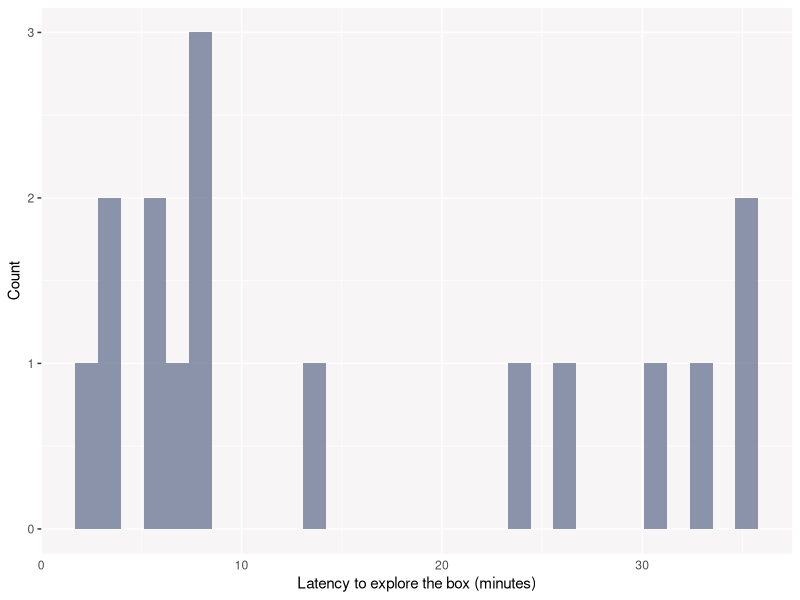
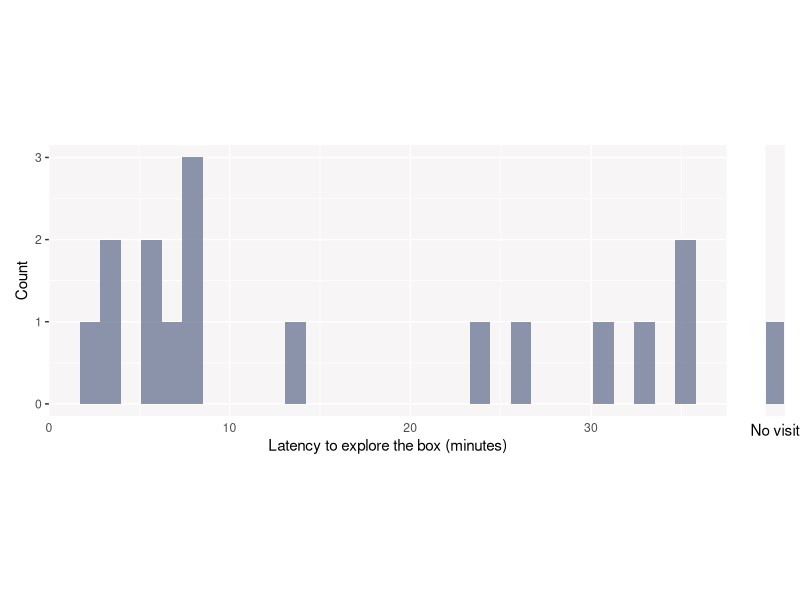

Here is the R script that generated these plots, in order:
# Packages
  library(dplyr)
  library(tidyr)
  library(tibble)
  library(lubridate)
  library(ggplot2)
  library(readr)
  library(data.table)
  library(patchwork)


## 1. DATA IMPORT AND MANIPULATION
# Import data
  df <- read_delim("20201008.CSV", ";", escape_double = FALSE, trim_ws = TRUE)

# 2. I create the 'lat.expl' function for 'Latency to explore'.
# From the raw data, it outputs all the individual full crossings.
   lat.expl <- function(df, pattern1, pattern2, initial_time){
  # Naming my columns
    names(df) <- c( "Identifier", "Date", "Time",
                  "Unit.number", "Antenna.number", "Transponder.type",
                  "Transponder.code", "Weight", "Input.status",
                  "Output.status", "Event", "GPS.coordinates")

  # Defining my variables
    df$Identifier <- as.integer(df$Identifier)
    df$Time <- as.character(df$Time) #this needs to be changed while reading the file
    df$Unit.number <- as.integer(df$Unit.number)
    df$Transponder.code <- as.character(df$Transponder.code)
    df$Actual_time <- dmy_hms(paste(df$Date,df$Time,sep=" "))

  # I make a new df with a subset of the variables of interest here
    new_dataset<-subset(df, select=c(Identifier, Actual_time, Unit.number, Transponder.code))
    names(new_dataset) <- c("Identifier", "time", "antenna", "id")

  # I split my dataframe into a list of dataframes (one object per individual)
   df_list <- split(new_dataset, f = new_dataset$id)




  ## 2.1 REMOVE THE REPEATED READS
  # For each individual, I reduce the input vector (e.g., 1, 1, 1, 2, 2, 3) in a
  # way that one read is kept per sequence of identical numbers (e.g., 1, 2, 3).

  # I define 'df_list_red' which is basically 'df_list' except that the input vector
  # is replaced by the output vector.
    df_list_red <- list()
    nb_ind <- length(df_list)

  # I obtain the output vectors and the associated time and Identifier
    for (i in 1:nb_ind) {
      changes          <- which(df_list[[i]]$antenna!= lag(df_list[[i]]$antenna))
      antenna             <- c(df_list[[i]]$antenna[1], df_list[[i]]$antenna[changes])
      time             <- c(df_list[[i]]$time[1], df_list[[i]]$time[changes])
      id               <- c(df_list[[i]]$id[1], df_list[[i]]$id[changes])
      Identifier       <- c(df_list[[i]]$Identifier[1], df_list[[i]]$Identifier[changes])
      df_list_red[[i]] <- data.frame(antenna, time, id)
    }

  # I bind the rows of the list (i.e. make it a dataframe, as it initially was)
    df2 <- bind_rows(df_list_red)
    df2 <- as_tibble(df2)
  # df2 is basically the initial 'new_dataset' but the repeated reads
  # have been eliminated only to keep the first one.




  ## 2.2 IDENTIFY WHEN INDIVIDUALS CROSS THE BOX ENTIRELY
  # I stole the next piece of code from someone way smarter than me (see R Stack Overflow 41130912).
  # First, I keep reads when individuals go through the box the following way: 11 -> 12 -> 13 -> 14
    len_pattern = length(pattern1)
    df_abcd <- df2 %>% arrange(id, time) %>% group_by(id) %>%
    # check multiple lags condition
    mutate(ab = Reduce("&", Map("==", shift(antenna, n = 0:(len_pattern - 1), type = "lead"), pattern1)),
    g = cumsum(ab)) %>%
    # use reduce or to subset sequence rows having the same length as the pattern
    filter(Reduce("|", shift(ab, n = 0:(len_pattern - 1), type = "lag"))) %>%
    # make unique names
    group_by(g, add = TRUE) %>% mutate(antenna = paste(antenna, 1:n(), sep = "_")) %>%
    # pivoting the table to wide format
    select(-ab) %>% spread(antenna, time)


  # Second, I keep reads when individuals go through the box the other way around: 14 -> 13 -> 12 -> 11
    df_dcba <- df2 %>% arrange(id, time) %>% group_by(id) %>%
    # check multiple lags condition
    mutate(ab = Reduce("&", Map("==", shift(antenna, n = 0:(len_pattern - 1), type = "lead"), pattern2)),
    g = cumsum(ab)) %>%
    # use reduce or to subset sequence rows having the same length as the pattern
    filter(Reduce("|", shift(ab, n = 0:(len_pattern - 1), type = "lag"))) %>%
    # make unique names
    group_by(g, add = TRUE) %>% mutate(antenna = paste(antenna, 1:n(), sep = "_")) %>%
    # pivoting the table to wide format
    select(-ab) %>% spread(antenna, time)


  # I rename the columns of the two dataframes I created
  names(df_abcd) <- c("id", "g", "Ant1", "Ant2", "Ant3", "Ant4")
  names(df_dcba) <- c("id", "g", "Ant1", "Ant2", "Ant3", "Ant4")

  # I obtain a dataframe in which each row represents one individual full crossing
  df3 <- rbind(df_abcd, df_dcba)

  # I keep individuals with the smallest 'arrival' (i.e. Ant4) value.
  df3 <- df3 %>%
    group_by(id) %>%
    slice(which.min(Ant2))




  ## 2.3 CALCULATE LATENCY TIME
  # I add a new column with the time to cross the box since the start of the test
  df3 <- mutate(df3, time_since_start = Ant2 - initial_time)
  df3$time_since_start <- as.numeric(df3$time_since_start)





  return(df3)
}


# 3. I indicate the crossing sequences (a -> d and d -> a) and starting time
  p11.14 = c(11, 12, 13, 14)
  P14.11 = c(14, 13, 12, 11)
  t11.30 <- as.POSIXct("2020-10-08 11:30:00 UTC", tz="UTC")

# I create my final df given a dataset and the two crossing sequences
  final_df <- lat.expl(df, p11.14, P14.11, t11.30)

# I obtain the individuals that did not cross at all during the duration of the test
  non_expl_babies <- setdiff(df$`Transponder code`, final_df$id)


## PLOTTING
  ggplot(data=final_df, aes(time_since_start)) +
    geom_histogram(aes(),
                   fill="#6f7b96",
                   alpha = .8) +
    labs(x="Latency to explore the box (minutes)", y="Count") +
    theme(axis.ticks.x = element_blank(),
          panel.background = element_rect(fill = "#f7f5f5"))


# Plotting the non-visitors

# I obtain the individuals that did not cross at all during the duration of the test
  non_expl_babies <- setdiff(df$`Transponder code`, final_df$id)
  nb_non_expl <- length(non_expl_babies)

# I create a very simple dataframe with two columns
# The first one is the ids of the individuals that crossed
# The second one is a '1' for each row
  id <- c(non_expl_babies)
  crossings <- c(nb_non_expl)
  non_expl_df <- data.frame(id, crossings)


# I merge this dataframe with the one created above
  final_df2 <- merge(final_df, non_expl_df, by = c("id"), all = T)

  a <- ggplot(data=final_df2, aes(time_since_start)) +
    geom_histogram(
      aes(),
      fill="#6f7b96",
      alpha = .8) +
    labs(x="Latency to explore the box (minutes)", y="Count") +
    theme(axis.ticks.x = element_blank(),
          panel.background = element_rect(fill = "#f7f5f5"),
          aspect.ratio = .4) +
    ylim(0, 3)

  b <- ggplot(data=non_expl_df, aes(crossings)) +
    geom_histogram(aes(),
                   fill="#6f7b96",
                   alpha = .8) +
    labs(x = "No visit", y=" ") +
    theme(axis.ticks.x = element_blank(),
          panel.background = element_rect(fill = "#f7f5f5"),
          aspect.ratio = 14,
          axis.text.x = element_blank(),
          axis.text.y = element_blank(),
          axis.ticks.y = element_blank(),
          panel.grid.major = element_blank(),
          panel.grid.minor = element_blank()) +
    ylim(0, 3)

(a + b)



